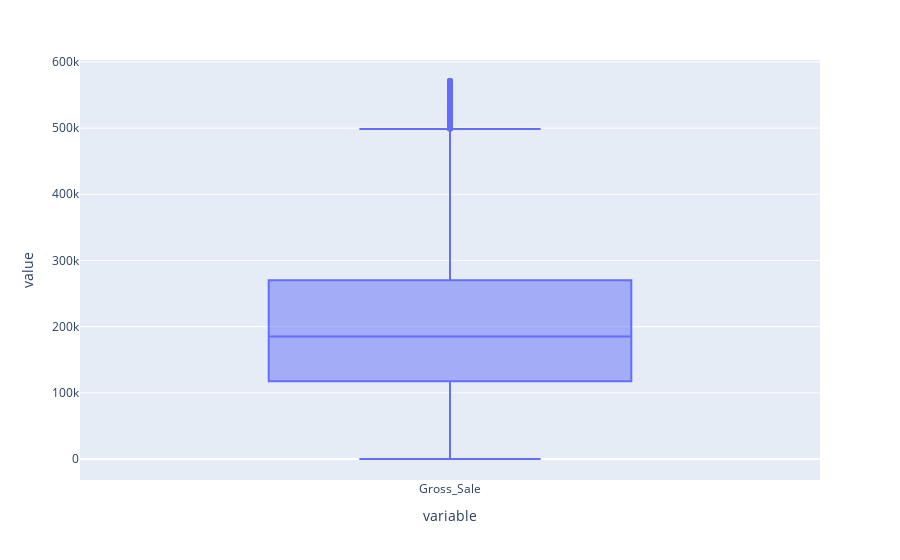

This figure's notebook cell:
### Code cell
#filtered data without outliers
px.box(non_outliers["Gross_Sale"])

### Figure 1 — Plotly figure (JSON) as saved in the notebook; plotly's stock layout.template omitted (floating-point values rounded to 4 significant figures; data arrays with more than 128 entries replaced by an {"elided": "..."} marker saying what was removed)
{"data": [{"alignmentgroup": "True", "hovertemplate": "variable=%{x}<br>value=%{y}<extra></extra>", "legendgroup": "", "marker": {"color": "#636efa"}, "name": "", "notched": false, "offsetgroup": "", "orientation": "v", "showlegend": false, "type": "box", "x": {"elided": "9278 str values"}, "x0": " ", "xaxis": "x", "y": {"elided": "9278 int values"}, "y0": " ", "yaxis": "y"}], "layout": {"boxmode": "group", "legend": {"tracegroupgap": 0}, "margin": {"t": 60}, "xaxis": {"anchor": "y", "domain": [0, 1], "title": {"text": "variable"}}, "yaxis": {"anchor": "x", "domain": [0, 1], "title": {"text": "value"}}}}
